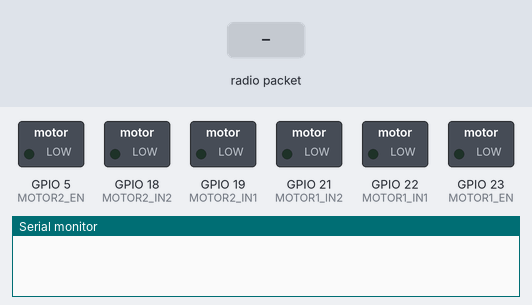
Recording of a program running on a simulated ESP32. On the bench: switched loads named in the program (green lamp = pin HIGH), the last lines printed to the serial monitor. The inputs (shaded band) are chosen by the test bench.

Above: at 0.0 s.
At 2.2 s:
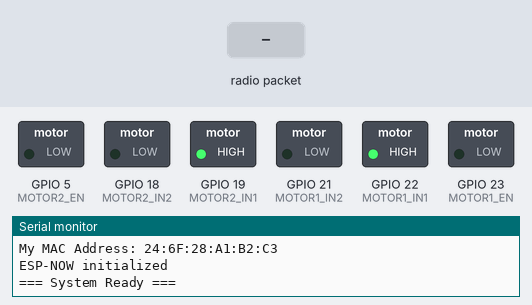
2.3 s: radio packet "1" arrives
Timing chart, 0 to 5.3 s (numbered marks = the images above; inputs shaded):
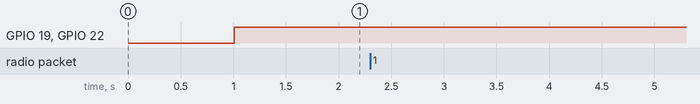

The program:

main.cpp
```cpp
/*
 * ESP32 Motor Controller with ESP-NOW
 * Controls 2 DC motors using L293N drivers and 1 stepper via L298N
 * Receives commands wirelessly via ESP-NOW
 */

#include <Arduino.h>
#include <esp_now.h>
#include <WiFi.h>
#include <AccelStepper.h>

// ============== MOTOR CONFIGURATION ==============
// L293N Pin Definitions for 2 DC Motors
// Motor 1
#define MOTOR1_IN1 22
#define MOTOR1_IN2 21
#define MOTOR1_EN 23

// Motor 2
#define MOTOR2_IN1 19
#define MOTOR2_IN2 18
#define MOTOR2_EN 5

// Stepper Configuration (L298N 4-wire driver)
#define STEPPER_EN1 26
#define STEPPER_IN1 25
#define STEPPER_IN2 33

#define STEPPER_IN3 32
#define STEPPER_IN4 14
#define STEPPER_EN2 27

#define STEPPER_MAX_SPEED 400.0f
#define STEPPER_ACCEL 600.0f
#define STEPPER_COMMAND_SCALE 100

// PWM Configuration
#define PWM_FREQ 1000    // 1kHz PWM frequency
#define PWM_RESOLUTION 8 // 8-bit resolution (0-255)
#define PWM_CHANNEL_1 0
#define PWM_CHANNEL_2 1

// Safety Configuration
#define WATCHDOG_TIMEOUT 100 // Stop motors if no command for 100ms
#define ACCEL_LIMIT 5        // Max speed change per cycle (smoother control)

// Resilience Configuration
#define ESPNOW_INIT_RETRIES 5
#define ESPNOW_RETRY_DELAY_MS 250
#define PEER_ADD_RETRIES 3

// ============== ESP-NOW CONFIGURATION ==============
// MAC address of the bridge ESP32 (update with your actual MAC)
uint8_t bridgeMacAddress[] = {0x08, 0xB6, 0x1F, 0x29, 0xD6, 0x5C};

// Message structure - must match laptop/bridge
typedef struct __attribute__((packed)) motor_command
{
  int8_t motor1_speed;    // -100 to +100 (percentage)
  int8_t motor2_speed;    // -100 to +100 (percentage)
  int16_t stepper_target; // Target position (scaled by STEPPER_COMMAND_SCALE)
  uint8_t flags;          // Bit 0: emergency stop, Bit 1: enable
} motor_command;
motor_command currentCommand = {0, 0, 0, 0};
motor_command targetCommand = {0, 0, 0, 0};

// ============== STATE VARIABLES ==============
unsigned long lastCommandTime = 0;
int8_t actualSpeed[2] = {0, 0}; // Current motor speeds after ramping
bool motorsEnabled = false;     // Fail-safe: start disabled until enable flag received
bool espNowReady = false;
// Track whether the stepper driver enable pins are currently driven active
bool stepperEnabled = false;

AccelStepper stepper(AccelStepper::FULL4WIRE, STEPPER_IN1, STEPPER_IN2, STEPPER_IN3, STEPPER_IN4);

// ============== FUNCTION PROTOTYPES ==============
void setupMotors();
void setupESPNow();
bool initESPNowWithRetry();
bool addPeerWithRetry(const uint8_t *peerMac);
void updateMotors();
void updateStepperEnable();
void setMotorSpeed(uint8_t motorNum, int8_t speed);
void emergencyStop();
void onDataReceived(const uint8_t *mac, const uint8_t *data, int len);

void setup()
{
  Serial.begin(115200);
  delay(1000);
  Serial.println("\n=== ESP32 Motor Controller Starting ===");

  setupMotors();
  setupESPNow();

  Serial.println("=== System Ready ===");
}

void loop()
{
  // Run the stepper as often as possible (AccelStepper requires frequent calls)
  stepper.run();
  updateStepperEnable();

  // Control loop runs at 50Hz (every 20ms)
  static unsigned long lastControl = 0;
  unsigned long now = millis();
  if (now - lastControl < 20)
    return;
  lastControl = now;

  // If ESP-NOW not ready, keep motors stopped and retry periodically
  if (!espNowReady)
  {
    emergencyStop();
    static unsigned long lastRetry = 0;
    if (now - lastRetry > 2000)
    {
      lastRetry = now;
      setupESPNow();
    }
    return;
  }

  // Watchdog: Stop motors if no command received recently
  if (now - lastCommandTime > WATCHDOG_TIMEOUT)
  {
    if (motorsEnabled)
    {
      Serial.println("WATCHDOG: No command received, stopping motors");
      emergencyStop();
      motorsEnabled = false;
    }
  }

  // If motors disabled, immediately clear target and actual speeds
  if (!motorsEnabled)
  {
    targetCommand.motor1_speed = 0;
    targetCommand.motor2_speed = 0;
    actualSpeed[0] = 0;
    actualSpeed[1] = 0;
    stepper.moveTo(stepper.currentPosition());
  }

  // Smooth speed ramping (prevents jerky movements)
  for (int i = 0; i < 2; i++)
  {
    int8_t targetSpeed = motorsEnabled ? targetCommand.motor1_speed : 0;
    if (i == 1)
      targetSpeed = motorsEnabled ? targetCommand.motor2_speed : 0;

    if (actualSpeed[i] < targetSpeed)
    {
      int tmp = actualSpeed[i] + ACCEL_LIMIT;
      if (tmp > targetSpeed)
        tmp = targetSpeed;
      actualSpeed[i] = (int8_t)tmp;
    }
    else if (actualSpeed[i] > targetSpeed)
    {
      int tmp = actualSpeed[i] - ACCEL_LIMIT;
      if (tmp < targetSpeed)
        tmp = targetSpeed;
      actualSpeed[i] = (int8_t)tmp;
    }
  }

  // Update motor outputs
  updateMotors();
}

// ============== MOTOR CONTROL FUNCTIONS ==============
void setupMotors()
{
  Serial.println("Initializing motors...");

  // Configure motor pins
  pinMode(MOTOR1_IN1, OUTPUT);
  pinMode(MOTOR1_IN2, OUTPUT);
  pinMode(MOTOR2_IN1, OUTPUT);
  pinMode(MOTOR2_IN2, OUTPUT);

  // Setup PWM channels
  ledcSetup(PWM_CHANNEL_1, PWM_FREQ, PWM_RESOLUTION);
  ledcSetup(PWM_CHANNEL_2, PWM_FREQ, PWM_RESOLUTION);

  ledcAttachPin(MOTOR1_EN, PWM_CHANNEL_1);
  ledcAttachPin(MOTOR2_EN, PWM_CHANNEL_2);

  stepper.setMaxSpeed(STEPPER_MAX_SPEED);
  stepper.setAcceleration(STEPPER_ACCEL);
  stepper.setCurrentPosition(0);

  // Ensure enable pins are outputs and start disabled (stepper not moving)
  pinMode(STEPPER_EN1, OUTPUT);
  pinMode(STEPPER_EN2, OUTPUT);
  digitalWrite(STEPPER_EN1, LOW);
  digitalWrite(STEPPER_EN2, LOW);
  stepperEnabled = false;

  // Start with motors stopped
  emergencyStop();

  Serial.println("Motors initialized");
}

void setupESPNow()
{
  Serial.println("Initializing ESP-NOW...");

  WiFi.mode(WIFI_STA);

  // Print MAC address
  uint8_t myMac[6];
  esp_read_mac(myMac, ESP_MAC_WIFI_STA);
  Serial.print("My MAC Address: ");
  for (int i = 0; i < 6; i++)
  {
    Serial.printf("%02X", myMac[i]);
    if (i < 5)
      Serial.print(":");
  }
  Serial.println();

  if (!initESPNowWithRetry())
  {
    Serial.println("ERROR: ESP-NOW initialization failed after retries!");
    espNowReady = false;
    return;
  }

  // Register receive callback
  esp_now_register_recv_cb(onDataReceived);

  if (!addPeerWithRetry(bridgeMacAddress))
  {
    Serial.println("ERROR: Failed to add peer after retries");
    espNowReady = false;
    return;
  }

  espNowReady = true;
  Serial.println("ESP-NOW initialized");
}

bool initESPNowWithRetry()
{
  for (int i = 0; i < ESPNOW_INIT_RETRIES; i++)
  {
    if (esp_now_init() == ESP_OK)
    {
      return true;
    }
    Serial.printf("WARN: ESP-NOW init failed (attempt %d)\n", i + 1);
    delay(ESPNOW_RETRY_DELAY_MS);
  }
  return false;
}

bool addPeerWithRetry(const uint8_t *peerMac)
{
  if (peerMac == nullptr)
    return false;

  esp_now_peer_info_t peerInfo = {};
  memcpy(peerInfo.peer_addr, peerMac, 6);
  peerInfo.channel = 0;
  peerInfo.encrypt = false;

  for (int i = 0; i < PEER_ADD_RETRIES; i++)
  {
    if (esp_now_add_peer(&peerInfo) == ESP_OK)
    {
      return true;
    }
    Serial.printf("WARN: Add peer failed (attempt %d)\n", i + 1);
    delay(ESPNOW_RETRY_DELAY_MS);
  }
  return false;
}

void updateMotors()
{
  setMotorSpeed(1, actualSpeed[0]);
  setMotorSpeed(2, actualSpeed[1]);
}

void updateStepperEnable()
{
  bool moving = (stepper.distanceToGo() != 0);
  if (moving && !stepperEnabled)
  {
    digitalWrite(STEPPER_EN1, HIGH);
    digitalWrite(STEPPER_EN2, HIGH);
    stepperEnabled = true;
  }
  else if (!moving && stepperEnabled)
  {
    digitalWrite(STEPPER_EN1, LOW);
    digitalWrite(STEPPER_EN2, LOW);
    stepperEnabled = false;
  }
}

void setMotorSpeed(uint8_t motorNum, int8_t speed)
{
  // Clamp speed to valid range
  speed = constrain(speed, -100, 100);

  uint8_t pwmValue = map(abs(speed), 0, 100, 0, 255);
  bool forward = speed >= 0;

  switch (motorNum)
  {
  case 1:
    digitalWrite(MOTOR1_IN1, forward ? HIGH : LOW);
    digitalWrite(MOTOR1_IN2, forward ? LOW : HIGH);
    ledcWrite(PWM_CHANNEL_1, pwmValue);
    break;
  case 2:
    digitalWrite(MOTOR2_IN1, forward ? HIGH : LOW);
    digitalWrite(MOTOR2_IN2, forward ? LOW : HIGH);
    ledcWrite(PWM_CHANNEL_2, pwmValue);
    break;
  }
}

void emergencyStop()
{
  // Stop all motors immediately
  ledcWrite(PWM_CHANNEL_1, 0);
  ledcWrite(PWM_CHANNEL_2, 0);

  stepper.stop();
  stepper.moveTo(stepper.currentPosition());
  digitalWrite(MOTOR1_IN1, LOW);
  digitalWrite(MOTOR1_IN2, LOW);
  digitalWrite(MOTOR2_IN1, LOW);
  digitalWrite(MOTOR2_IN2, LOW);

  // Disable stepper driver when not moving
  digitalWrite(STEPPER_EN1, LOW);
  digitalWrite(STEPPER_EN2, LOW);
  stepperEnabled = false;

  actualSpeed[0] = 0;
  actualSpeed[1] = 0;
  targetCommand.motor1_speed = 0;
  targetCommand.motor2_speed = 0;
  targetCommand.stepper_target = 0;
}

// ============== ESP-NOW CALLBACK ==============
void onDataReceived(const uint8_t *mac, const uint8_t *data, int len)
{
  if (data == nullptr || len != sizeof(motor_command))
  {
    Serial.printf("WARNING: Invalid packet (len=%d)\n", len);
    return;
  }

  memcpy(&targetCommand, data, sizeof(motor_command));
  lastCommandTime = millis();

  // Check emergency stop flag
  if (targetCommand.flags & 0x01)
  {
    Serial.println("EMERGENCY STOP RECEIVED");
    emergencyStop();
    motorsEnabled = false;
    return;
  }

  // Set motor enable state based on flag
  motorsEnabled = (targetCommand.flags & 0x02) != 0;

  if (motorsEnabled)
  {
    if ((long)targetCommand.stepper_target == 6969)
    {
      // Special code to reset stepper position
      stepper.setCurrentPosition(0);
      stepper.moveTo(0); // Stop any current motion
      Serial.println("Stepper position reset to 0");
    }
    long targetSteps = (long)targetCommand.stepper_target * STEPPER_COMMAND_SCALE;
    stepper.moveTo(targetSteps);
  }

  // Debug output (optional - comment out for performance)
  Serial.printf("CMD: M1=%d M2=%d Stepper=%ld Flags=0x%02X\n",
                targetCommand.motor1_speed,
                targetCommand.motor2_speed,
                (long)targetCommand.stepper_target * STEPPER_COMMAND_SCALE,
                targetCommand.flags);
}
```
